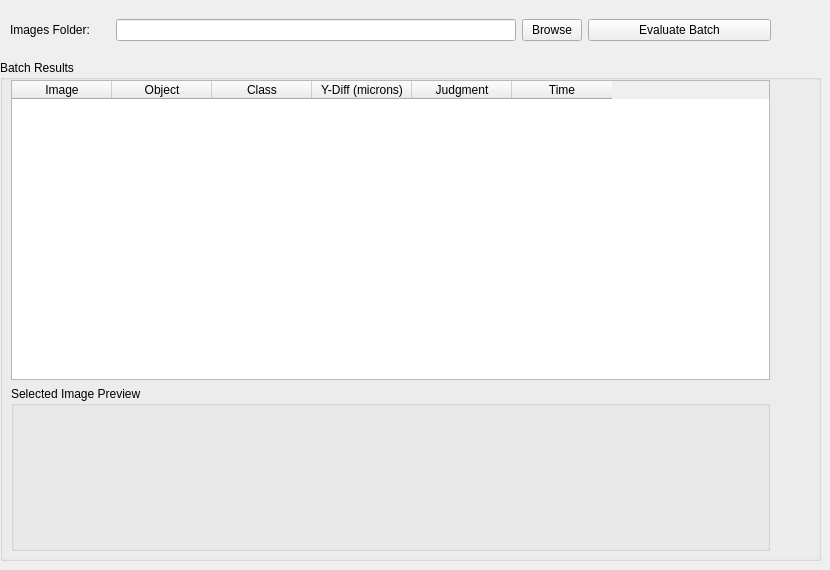
      <widget class="QWidget" name="tab_7">
       <attribute name="title">
        <string>Batch Evaluation</string>
       </attribute>
       <widget class="QGroupBox" name="groupBox_17">
        <property name="geometry">
         <rect>
          <x>0</x>
          <y>60</y>
          <width>821</width>
          <height>501</height>
         </rect>
        </property>
        <property name="title">
         <string>Batch Results</string>
        </property>
        <widget class="QWidget" name="layoutWidget">
         <property name="geometry">
          <rect>
           <x>10</x>
           <y>20</y>
           <width>761</width>
           <height>471</height>
          </rect>
         </property>
         <layout class="QGridLayout" name="gridLayout_13">
          <item row="0" column="0">
           <widget class="QTableWidget" name="tableWidget_2">
            <property name="minimumSize">
             <size>
              <width>759</width>
              <height>300</height>
             </size>
            </property>
            <property name="maximumSize">
             <size>
              <width>759</width>
              <height>300</height>
             </size>
            </property>
            <column>
             <property name="text">
              <string>Image</string>
             </property>
            </column>
            <column>
             <property name="text">
              <string>Object</string>
             </property>
            </column>
            <column>
             <property name="text">
              <string>Class</string>
             </property>
            </column>
            <column>
             <property name="text">
              <string>Y-Diff (microns)</string>
             </property>
            </column>
            <column>
             <property name="text">
              <string>Judgment</string>
             </property>
            </column>
            <column>
             <property name="text">
              <string>Time</string>
             </property>
            </column>
           </widget>
          </item>
          <item row="1" column="0">
           <widget class="QGroupBox" name="groupBox_18">
            <property name="title">
             <string>Selected Image Preview</string>
            </property>
           </widget>
          </item>
         </layout>
        </widget>
       </widget>
       <widget class="QWidget" name="layoutWidget">
        <property name="geometry">
         <rect>
          <x>10</x>
          <y>10</y>
          <width>761</width>
          <height>41</height>
         </rect>
        </property>
        <layout class="QGridLayout" name="gridLayout_12">
         <item row="0" column="0">
          <widget class="QLabel" name="label_37">
           <property name="maximumSize">
            <size>
             <width>100</width>
             <height>28</height>
            </size>
           </property>
           <property name="text">
            <string>Images Folder:</string>
           </property>
          </widget>
         </item>
         <item row="0" column="1">
          <widget class="QLineEdit" name="lineEdit_14">
           <property name="sizePolicy">
            <sizepolicy hsizetype="Fixed" vsizetype="Fixed">
             <horstretch>0</horstretch>
             <verstretch>0</verstretch>
            </sizepolicy>
           </property>
           <property name="minimumSize">
            <size>
             <width>400</width>
             <height>0</height>
            </size>
           </property>
           <property name="maximumSize">
            <size>
             <width>400</width>
             <height>24</height>
            </size>
           </property>
          </widget>
         </item>
         <item row="0" column="2">
          <widget class="QPushButton" name="pushButton_24">
           <property name="sizePolicy">
            <sizepolicy hsizetype="Fixed" vsizetype="Fixed">
             <horstretch>0</horstretch>
             <verstretch>0</verstretch>
            </sizepolicy>
           </property>
           <property name="maximumSize">
            <size>
             <width>60</width>
             <height>16777215</height>
            </size>
           </property>
           <property name="text">
            <string>Browse</string>
           </property>
          </widget>
         </item>
         <item row="0" column="3">
          <widget class="QPushButton" name="pushButton_25">
           <property name="text">
            <string>Evaluate Batch</string>
           </property>
          </widget>
         </item>
        </layout>
       </widget>
      </widget>
